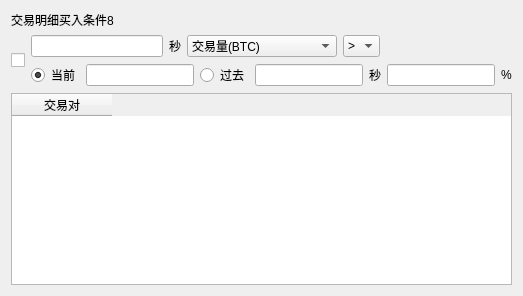
         <widget class="QWidget" name="widget_8" native="true">
          <layout class="QVBoxLayout" name="verticalLayout_20">
           <item>
            <widget class="QLabel" name="label_43">
             <property name="text">
              <string>交易明细买入条件8</string>
             </property>
            </widget>
           </item>
           <item>
            <layout class="QHBoxLayout" name="horizontalLayout_25">
             <item>
              <widget class="QCheckBox" name="cb_buyQuantitative_8">
               <property name="text">
                <string/>
               </property>
              </widget>
             </item>
             <item>
              <layout class="QVBoxLayout" name="verticalLayout_21">
               <item>
                <layout class="QHBoxLayout" name="horizontalLayout_26">
                 <item>
                  <widget class="QLineEdit" name="edt_param_1_8"/>
                 </item>
                 <item>
                  <widget class="QLabel" name="label_27">
                   <property name="text">
                    <string>秒</string>
                   </property>
                  </widget>
                 </item>
                 <item>
                  <widget class="QComboBox" name="cb_quan_type_8">
                   <property name="minimumSize">
                    <size>
                     <width>150</width>
                     <height>0</height>
                    </size>
                   </property>
                   <item>
                    <property name="text">
                     <string>交易量(BTC)</string>
                    </property>
                   </item>
                   <item>
                    <property name="text">
                     <string>交易次数</string>
                    </property>
                   </item>
                  </widget>
                 </item>
                 <item>
                  <widget class="QComboBox" name="cb_param_2_8">
                   <item>
                    <property name="text">
                     <string>&gt;</string>
                    </property>
                   </item>
                   <item>
                    <property name="text">
                     <string>&lt;</string>
                    </property>
                   </item>
                  </widget>
                 </item>
                 <item>
                  <spacer name="horizontalSpacer_8">
                   <property name="orientation">
                    <enum>Qt::Horizontal</enum>
                   </property>
                   <property name="sizeHint" stdset="0">
                    <size>
                     <width>40</width>
                     <height>20</height>
                    </size>
                   </property>
                  </spacer>
                 </item>
                </layout>
               </item>
               <item>
                <layout class="QHBoxLayout" name="horizontalLayout_27">
                 <item>
                  <widget class="QRadioButton" name="radio_param_31_8">
                   <property name="text">
                    <string>当前</string>
                   </property>
                   <property name="checked">
                    <bool>true</bool>
                   </property>
                  </widget>
                 </item>
                 <item>
                  <widget class="QLineEdit" name="edt_Param_41_8"/>
                 </item>
                 <item>
                  <widget class="QRadioButton" name="radio_param_32_8">
                   <property name="text">
                    <string>过去</string>
                   </property>
                  </widget>
                 </item>
                 <item>
                  <widget class="QLineEdit" name="edt_Param_42_8"/>
                 </item>
                 <item>
                  <widget class="QLabel" name="label_28">
                   <property name="text">
                    <string>秒</string>
                   </property>
                  </widget>
                 </item>
                 <item>
                  <widget class="QLineEdit" name="edt_Param_5_8"/>
                 </item>
                 <item>
                  <widget class="QLabel" name="label_29">
                   <property name="text">
                    <string>%</string>
                   </property>
                  </widget>
                 </item>
                </layout>
               </item>
              </layout>
             </item>
            </layout>
           </item>
           <item>
            <widget class="QTableWidget" name="tab_buyQuantitative_8">
             <property name="sortingEnabled">
              <bool>true</bool>
             </property>
             <column>
              <property name="text">
               <string>交易对</string>
              </property>
             </column>
            </widget>
           </item>
          </layout>
         </widget>
